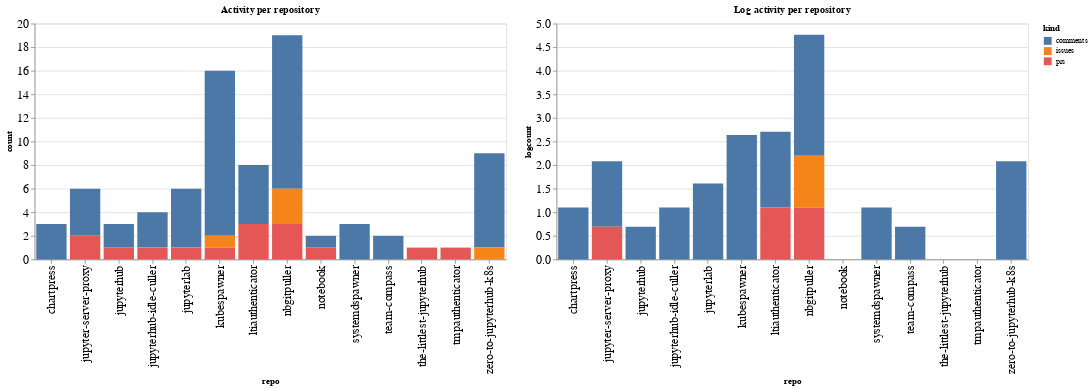

The code cell stored with this chart in its notebook:
### Code cell
ch1 = alt.Chart(repo_summaries, width=600, title="Activity per repository").mark_bar().encode(
    x='repo',
    y='count',
    color='kind',
    tooltip="kind"
)

ch2 = alt.Chart(repo_summaries, width=600, title="Log activity per repository").mark_bar().encode(
    x='repo',
    y='logcount',
    color='kind',
    tooltip="kind"
)

ch1 | ch2

### Figure 1 — Vega-Lite specification as saved in the notebook (floating-point values rounded to 4 significant figures)
{"config": {"axisLeft": {"labelFontSize": 15}, "axisBottom": {"labelFontSize": 15}}, "hconcat": [{"mark": "bar", "encoding": {"color": {"type": "nominal", "field": "kind"}, "tooltip": {"type": "nominal", "field": "kind"}, "x": {"type": "nominal", "field": "repo"}, "y": {"type": "quantitative", "field": "count"}}, "title": "Activity per repository", "width": 600}, {"mark": "bar", "encoding": {"color": {"type": "nominal", "field": "kind"}, "tooltip": {"type": "nominal", "field": "kind"}, "x": {"type": "nominal", "field": "repo"}, "y": {"type": "quantitative", "field": "logcount"}}, "title": "Log activity per repository", "width": 600}], "data": {"name": "data-ca5490d10cab2c9f4acde07c34e7f8be"}, "$schema": "https://vega.github.io/schema/vega-lite/v4.8.1.json", "datasets": {"data-ca5490d10cab2c9f4acde07c34e7f8be": [{"repo": "chartpress", "kind": "comments", "count": 3, "logcount": 1.099}, {"repo": "jupyter-server-proxy", "kind": "comments", "count": 4, "logcount": 1.386}, {"repo": "jupyter-server-proxy", "kind": "prs", "count": 2, "logcount": 0.6931}, {"repo": "jupyterhub", "kind": "comments", "count": 2, "logcount": 0.6931}, {"repo": "jupyterhub", "kind": "prs", "count": 1, "logcount": 0.0}, {"repo": "jupyterhub-idle-culler", "kind": "comments", "count": 3, "logcount": 1.099}, {"repo": "jupyterhub-idle-culler", "kind": "prs", "count": 1, "logcount": 0.0}, {"repo": "jupyterlab", "kind": "comments", "count": 5, "logcount": 1.609}, {"repo": "jupyterlab", "kind": "prs", "count": 1, "logcount": 0.0}, {"repo": "kubespawner", "kind": "comments", "count": 14, "logcount": 2.639}, {"repo": "kubespawner", "kind": "issues", "count": 1, "logcount": 0.0}, {"repo": "kubespawner", "kind": "prs", "count": 1, "logcount": 0.0}, {"repo": "ltiauthenticator", "kind": "comments", "count": 5, "logcount": 1.609}, {"repo": "ltiauthenticator", "kind": "prs", "count": 3, "logcount": 1.099}, {"repo": "nbgitpuller", "kind": "comments", "count": 13, "logcount": 2.565}, {"repo": "nbgitpuller", "kind": "issues", "count": 3, "logcount": 1.099}, {"repo": "nbgitpuller", "kind": "prs", "count": 3, "logcount": 1.099}, {"repo": "notebook", "kind": "comments", "count": 1, "logcount": 0.0}, {"repo": "notebook", "kind": "prs", "count": 1, "logcount": 0.0}, {"repo": "systemdspawner", "kind": "comments", "count": 3, "logcount": 1.099}, {"repo": "team-compass", "kind": "comments", "count": 2, "logcount": 0.6931}, {"repo": "the-littlest-jupyterhub", "kind": "prs", "count": 1, "logcount": 0.0}, {"repo": "tmpauthenticator", "kind": "prs", "count": 1, "logcount": 0.0}, {"repo": "zero-to-jupyterhub-k8s", "kind": "comments", "count": 8, "logcount": 2.079}, {"repo": "zero-to-jupyterhub-k8s", "kind": "issues", "count": 1, "logcount": 0.0}]}}
